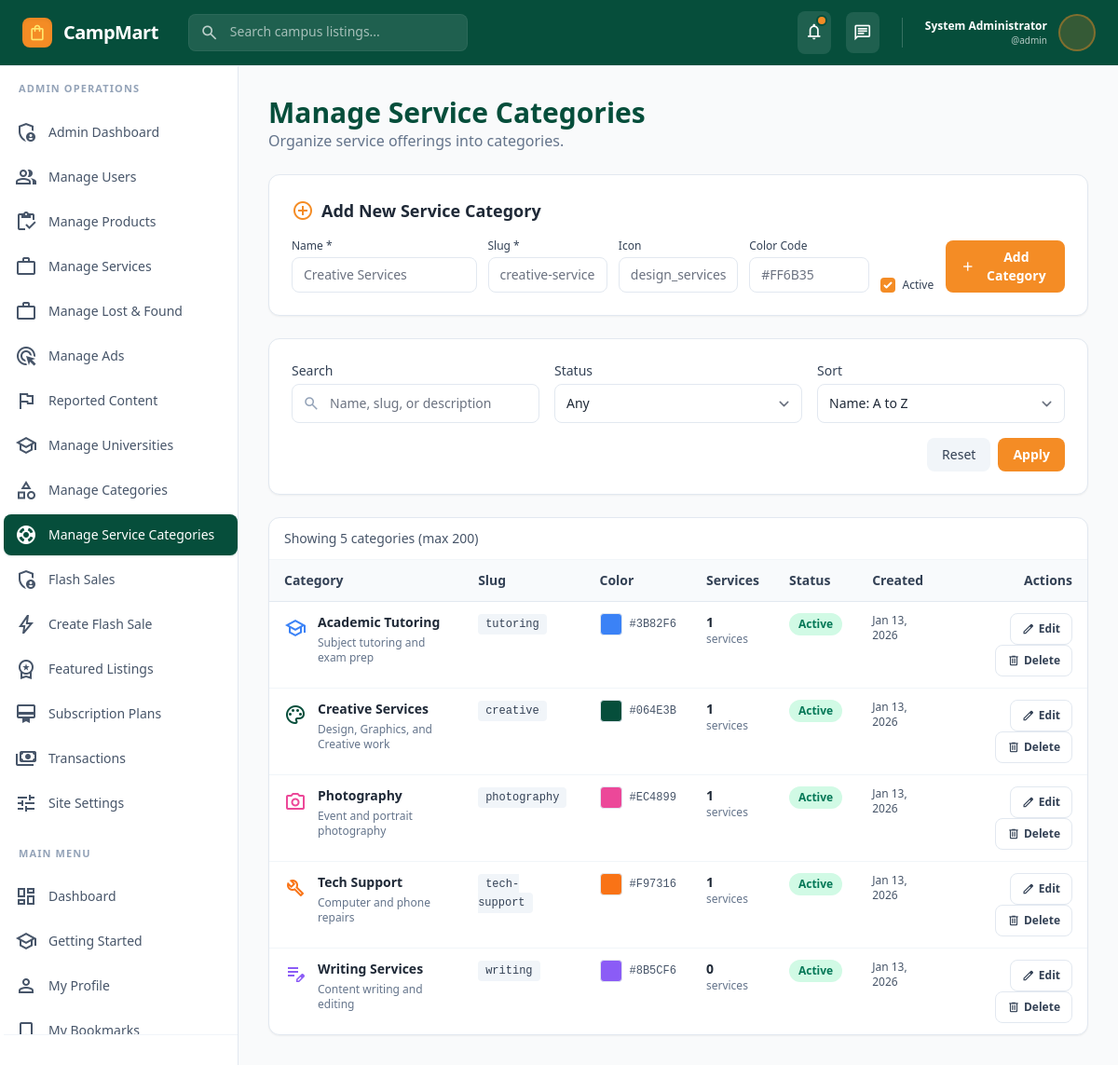
The page /manage-service-categories.php (signed in) on the database its author committed.
### tables this page shows
CREATE TABLE `users` (
  `id` int(11) NOT NULL,
  `pubkey` varchar(65) DEFAULT NULL,
  `username` varchar(100) NOT NULL,
  `email` varchar(255) NOT NULL,
  `role` enum('user','admin','seller') DEFAULT 'user',
  `password_hash` varchar(255) NOT NULL,
  `firstname` varchar(25) DEFAULT NULL,
  `lastname` varchar(25) DEFAULT NULL,
  `full_name` varchar(255) NOT NULL,
  `affiliate_code` varchar(12) NOT NULL,
  `referred_by` int(10) NOT NULL DEFAULT 0,
  `phone` varchar(20) DEFAULT NULL,
  `location` varchar(150) DEFAULT NULL,
  `bio` varchar(260) DEFAULT NULL,
  `date_of_birth` varchar(22) DEFAULT NULL,
  `profile_image` varchar(500) DEFAULT NULL,
  `university_id` int(11) DEFAULT NULL,
  `student_id` varchar(100) DEFAULT NULL,
  `department` varchar(150) DEFAULT NULL,
  `level` varchar(16) DEFAULT NULL,
  `role_id` int(11) DEFAULT 3,
  `is_verified` tinyint(1) DEFAULT 0,
  `verification_method` enum('email','student_id','phone','admin') DEFAULT 'email',
  `rating` decimal(3,2) DEFAULT 0.00,
  `total_ratings` int(11) DEFAULT 0,
  `total_sales` int(11) DEFAULT 0,
  `total_purchases` int(11) DEFAULT 0,
  `account_balance` decimal(15,2) DEFAULT 0.00,
  `status` enum('active','suspended','banned','pending') DEFAULT 'pending',
  `last_login` timestamp NULL DEFAULT NULL,
  `last_seen` timestamp NULL DEFAULT NULL,
  `created_at` timestamp NOT NULL DEFAULT current_timestamp(),
  `updated_at` timestamp NOT NULL DEFAULT current_timestamp() ON UPDATE current_timestamp()
);

CREATE TABLE `service_categories` (
  `id` int(11) NOT NULL,
  `name` varchar(100) NOT NULL,
  `slug` varchar(100) NOT NULL,
  `description` text DEFAULT NULL,
  `icon` varchar(100) DEFAULT NULL,
  `color_code` varchar(20) DEFAULT NULL,
  `is_active` tinyint(1) DEFAULT 1,
  `created_at` timestamp NOT NULL DEFAULT current_timestamp()
);

### manage-service-categories.php (the view, shortened to what the rows shown need)
<?php
include_once 'includes/controller.php';
$sort = $_GET['sort'] ?? 'name_asc';
$conditions = [];
$whereSql = $conditions ? 'WHERE ' . implode(' AND ', $conditions) : '';
$order_by_map = [
    'name_asc' => 'sc.name ASC',
    'name_desc' => 'sc.name DESC',
    'newest' => 'sc.created_at DESC',
    'oldest' => 'sc.created_at ASC',
    'services' => 'service_count DESC'
];
$order_by = $order_by_map[$sort] ?? $order_by_map['name_asc'];
$query = "
    SELECT sc.id, sc.name, sc.slug, sc.description, sc.icon, sc.color_code, sc.is_active, sc.created_at,
           COUNT(DISTINCT s.id) as service_count
    FROM service_categories sc
    LEFT JOIN services s ON sc.id = s.service_category_id
    $whereSql
    GROUP BY sc.id
    ORDER BY $order_by
    LIMIT 200
";
$stmt = $db->prepare($query);
$stmt->execute();
$categories = $stmt->get_result();
?>
<!DOCTYPE html>
<html lang="en">
<head>
    <script src="tailwind34.js"></script>
    <script id="tailwind-config">
        tailwind.config = {
            theme: {
                extend: {
                    colors: {
                        primary: '#f48c25',
                        secondary: '#FF6B35',
                        accent: '#FFE66D',
                        'brand-green': '#064E3B',
                        'background-main': '#F9FAFB',
                        'surface-white': '#FFFFFF',
                        'text-dark': '#1F2937',
                    },
                    fontFamily: { display: ['Inter'] }
                }
            }
        }
    </script>
</head>
<body class="bg-background-main min-h-screen text-text-dark">
    <?php include_once 'includes/user-nav.php'; ?>
    <main class="flex-1 overflow-y-auto bg-background-main p-4 md:p-6 lg:p-8">
        <div class="max-w-7xl mx-auto space-y-6">
            <div class="flex items-center justify-between">
                <div>
                    <h1 class="text-3xl font-bold text-brand-green">Manage Service Categories</h1>
                </div>
            </div>
            <div class="bg-white rounded-xl border border-slate-200 shadow-sm p-4 md:p-6">
                <div class="flex items-center justify-between mb-4">
                    <h2 class="text-lg font-bold text-text-dark flex items-center gap-2">
                        <span class="material-symbols-outlined text-primary">add_circle</span>
                        Add New Service Category
                    </h2>
                </div>
            </div>
            <div class="bg-white rounded-xl border border-slate-200 shadow-sm overflow-hidden">
                <div class="overflow-x-auto">
                    <table class="min-w-full divide-y divide-slate-200 text-sm">
                        <thead class="bg-slate-50 text-slate-700">
                            <tr>
                                <th class="px-4 py-3 text-left font-semibold">Category</th>
                                <th class="px-4 py-3 text-left font-semibold">Slug</th>
                                <th class="px-4 py-3 text-left font-semibold">Color</th>
                                <th class="px-4 py-3 text-left font-semibold">Services</th>
                                <th class="px-4 py-3 text-left font-semibold">Status</th>
                                <th class="px-4 py-3 text-left font-semibold">Created</th>
                                <th class="px-4 py-3 text-right font-semibold">Actions</th>
                            </tr>
                        </thead>
                        <tbody class="divide-y divide-slate-100">
                            <?php if ($categories && $categories->num_rows > 0): ?>
                                <?php while($cat = $categories->fetch_assoc()): ?>
                                    <?php
                                        $statusColor = $cat['is_active'] ? 'bg-emerald-100 text-emerald-700' : 'bg-slate-100 text-slate-700';
                                    ?>
                                    <tr class="hover:bg-slate-50">
                                        <td class="px-4 py-3 align-top">
                                            <div class="flex items-start gap-3">
                                                <?php if (!empty($cat['icon'])): ?>
                                                    <span class="material-symbols-outlined text-2xl text-primary" style="<?= !empty($cat['color_code']) ? 'color: ' . htmlspecialchars($cat['color_code']) : '' ?>"><?= htmlspecialchars($cat['icon']) ?></span>
                                                <?php else: ?>
                                                    <span class="material-symbols-outlined text-2xl text-slate-400">category</span>
                                                <?php endif; ?>
                                                <div class="min-w-0">
                                                    <div class="font-semibold text-text-dark break-words"><?= htmlspecialchars($cat['name']) ?></div>
                                                    <?php if (!empty($cat['description'])): ?>
                                                        <div class="text-xs text-slate-500 mt-1"><?= htmlspecialchars(substr($cat['description'], 0, 80)) ?><?= strlen($cat['description']) > 80 ? '…' : '' ?></div>
                                                    <?php endif; ?>
                                                </div>
                                            </div>
                                        </td>
                                        <td class="px-4 py-3 align-top">
                                            <code class="text-xs bg-slate-100 px-2 py-1 rounded text-slate-700"><?= htmlspecialchars($cat['slug']) ?></code>
                                        </td>
                                        <td class="px-4 py-3 align-top">
                                            <?php if (!empty($cat['color_code'])): ?>
                                                <div class="flex items-center gap-2">
                                                    <div class="w-6 h-6 rounded border border-slate-200" style="background-color: <?= htmlspecialchars($cat['color_code']) ?>"></div>
                                                    <code class="text-xs text-slate-600"><?= htmlspecialchars($cat['color_code']) ?></code>
                                                </div>
                                            <?php else: ?>
                                                <span class="text-slate-400">—</span>
                                            <?php endif; ?>
                                        </td>
                                        <td class="px-4 py-3 align-top">
                                            <div class="font-semibold text-text-dark"><?= number_format((int)$cat['service_count']) ?></div>
                                            <div class="text-xs text-slate-500">services</div>
                                        </td>
                                        <td class="px-4 py-3 align-top">
                                            <span class="inline-flex px-2.5 py-1 rounded-full text-xs font-semibold <?= $statusColor ?>">
                                                <?= $cat['is_active'] ? 'Active' : 'Inactive' ?>
                                            </span>
                                        </td>
                                        <td class="px-4 py-3 align-top text-xs text-slate-600">
                                            <?= date('M d, Y', strtotime($cat['created_at'])) ?>
                                        </td>
                                        <td class="px-4 py-3 align-top text-right space-x-2">
                                            <button onclick="openEditModal(<?= (int)$cat['id'] ?>, '<?= htmlspecialchars(addslashes($cat['name'])) ?>', '<?= htmlspecialchars(addslashes($cat['slug'])) ?>', '<?= htmlspecialchars(addslashes($cat['description'] ?? '')) ?>', '<?= htmlspecialchars(addslashes($cat['icon'] ?? '')) ?>', '<?= htmlspecialchars(addslashes($cat['color_code'] ?? '')) ?>', <?= $cat['is_active'] ? 'true' : 'false' ?>)" class="inline-flex items-center gap-1 px-3 py-1.5 rounded-lg bg-white border border-slate-200 text-xs font-semibold text-slate-700 hover:border-primary/60 hover:text-primary">
                                                <span class="material-symbols-outlined text-sm">edit</span>
                                                Edit
                                            </button>
                                            <button class="inline-flex items-center gap-1 px-3 py-1.5 rounded-lg bg-white border border-slate-200 text-xs font-semibold text-slate-700 hover:border-red-500/60 hover:text-red-600">
                                                <span class="material-symbols-outlined text-sm">delete</span>
                                                Delete
                                            </button>
                                        </td>
                                    </tr>
                                <?php endwhile; ?>
                            <?php else: ?>
                                <tr>
                                    <td colspan="7" class="px-4 py-6 text-center text-slate-500">No service categories found for the current filters.</td>
                                </tr>
                            <?php endif; ?>
                        </tbody>
                    </table>
                </div>
            </div>
        </div>
    </main>
</body>
</html>

### includes/user-nav.php (shortened to what the rows shown need)
    <header class="sticky top-0 z-50 flex items-center justify-between border-b border-slate-200 bg-brand-green px-4 md:px-6 py-3 text-white">
       <div class="flex items-center gap-3 md:gap-8">
<div class="flex items-center gap-2 md:gap-3"> <h2 class="text-lg md:text-xl font-bold tracking-tight"><a href="<?= SITE_URL . (($currentUser['role'] ?? '') == 'rider' ? 'rider/dashboard.php' : '') ?>" >CampMart</a></h2> </div>
 </div> <div class="flex items-center gap-2 md:gap-4">
           <div class="flex items-center gap-3">
               <div class="text-right hidden lg:block">
                   <p class="text-xs font-semibold"><?= htmlspecialchars($currentUser['full_name'] ?? 'User') ?></p>
                   <p class="text-[10px] text-white/70">@<?= htmlspecialchars($currentUser['username'] ?? 'user') ?></p>
               </div>
               <div class="size-10 rounded-full bg-primary/20 border-2 border-primary/40 bg-center bg-cover" style='background-image: url("<?= $currentUser['profile_image'] ? SITE_URL . htmlspecialchars($currentUser['profile_image']) : "https://lh3.googleusercontent.com/aida-public/AB6AXuDa0WfkpeNaxdvAvHh6TzRKtDwTRJL3BCzuBHKeW0mko0rFZpDLYADfcy2CZFsCqMKQwn1t0SGPKKYuvwppkVsBk14nu1wTFryhyUZzfX1aGYWn2BtJHNEGOsmHTTkPmrCQJDaucohew1MIq3Z04Z3uUGzG0BticdH8M1xGI9e88M4RDWuDx-57dwkENPSBFSbQlv0Qr6BctnVjcuzi1cKDhPDxcsogyseom13A6798ubq7YjPHF9JhTv3In42wixHYbLPWpeGepZK0" ?>");'></div>
           </div>
       </div>
   </header>
    <div class="flex page-scroll relative">

### rows shown on the page
users: full_name "System Administrator", username "admin"
service_categories: name "Academic Tutoring", description "Subject tutoring and exam prep", slug "tutoring", color_code "#3B82F6", service_count "1", is_active "Active", created_at "Jan 13, 2026"
service_categories: name "Creative Services", description "Design, Graphics, and Creative work", slug "creative", color_code "#064E3B", service_count "1", is_active "Active", created_at "Jan 13, 2026"
service_categories: name "Photography", description "Event and portrait photography", slug "photography", color_code "#EC4899", service_count "1", is_active "Active", created_at "Jan 13, 2026"
service_categories: name "Tech Support", description "Computer and phone repairs", slug "tech-support", color_code "#F97316", service_count "1", is_active "Active", created_at "Jan 13, 2026"
service_categories: name "Writing Services", description "Content writing and editing", slug "writing", color_code "#8B5CF6", service_count "0", is_active "Active", created_at "Jan 13, 2026"

### other values the page prints
$categories->num_rows "5"
